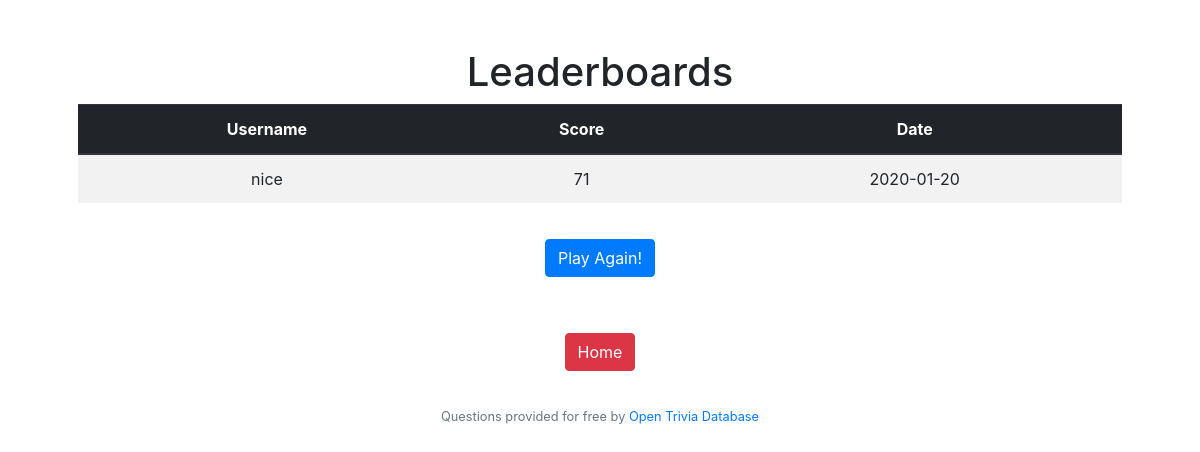
The page /leaderboard on the database as committed earlier.
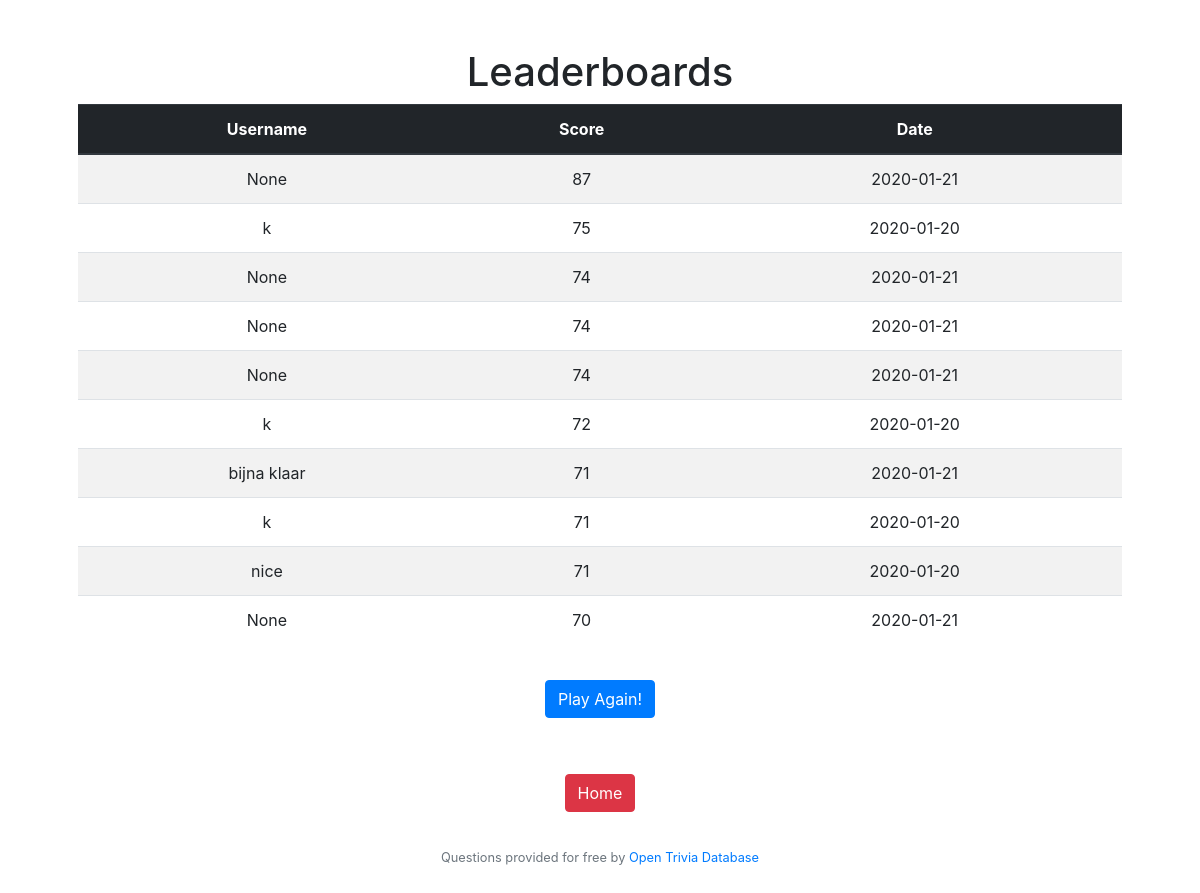
The same page on the database as committed later.
### tables this page shows
CREATE TABLE 'scores' ('id' integer PRIMARY KEY AUTOINCREMENT NOT NULL, 'username' varchar(16), 'score' integer NOT NULL, 'date' date NOT NULL DEFAULT CURRENT_DATE);

### application.py (the view)
@app.route("/leaderboard")
def leaderboard():
    topscores = db.execute("SELECT * FROM scores ORDER BY score")[::-1][:10]
    return render_template("leaderboard.html", scores=topscores)

### application.py (called while the page is built)
@app.after_request
def after_request(response):
    response.headers["Cache-Control"] = "no-cache, no-store, must-revalidate"
    response.headers["Expires"] = 0
    response.headers["Pragma"] = "no-cache"
    return response

### templates/leaderboard.html
{% extends "layout.html" %}
{% block main %}
<h1>Leaderboards</h1>
<table class="table table-striped">
  <thead class="thead-dark">
    <tr>
      <th scope="col">Username</th>
      <th scope="col">Score</th>
      <th scope="col">Date</th>
    </tr>
  </thead>
  <tbody>
    {% for score in scores %}
    <tr>
      <td> {{score.username}} </td>
      <td> {{score.score}}</td></td>
      <td> {{score.date}}</td>
    </tr>
    {% endfor %}
  </tbody>
</table>
<form action="/quiz" method="get">
    <p><button type="submit" class="btn btn-primary">Play Again!</button></p>
</form>
<form action="/" method="get">
    <p><button type="submit" class="btn btn-danger">Home</button></p>
</form>
{% endblock %}

### templates/layout.html (shortened to what this page needs)
<!DOCTYPE HTML>
<html lang="en">
    <head>
        <link href="https://maxcdn.bootstrapcdn.com/bootstrap/4.1.3/css/bootstrap.min.css" rel="stylesheet">
        <link rel="stylesheet" type="text/css" href="/static/styles.css">
    </head>
    <body>
        <main class = "container p-5">
            {% block main %}
            {% endblock %}
            <footer class = "small text-center text-muted">
                Questions provided for free by <a href = "https://opentdb.com/">Open Trivia Database</a>
            </footer>
        </main>
    </body>
</html>

### static/styles.css (style rules this page uses)
main { overflow-x: auto; text-align: center; }
button { margin:20px; }

Rows that differ between the two databases and show on the page:
added scores: username "None", score "87", date "2020-01-21"
added scores: username "k", score "75", date "2020-01-20"
added scores: username "None", score "74", date "2020-01-21"
added scores: username "None", score "74", date "2020-01-21"
added scores: username "None", score "74", date "2020-01-21"
added scores: username "k", score "72", date "2020-01-20"
added scores: username "bijna klaar", score "71", date "2020-01-21"
added scores: username "k", score "71", date "2020-01-20"
added scores: username "None", score "70", date "2020-01-21"
